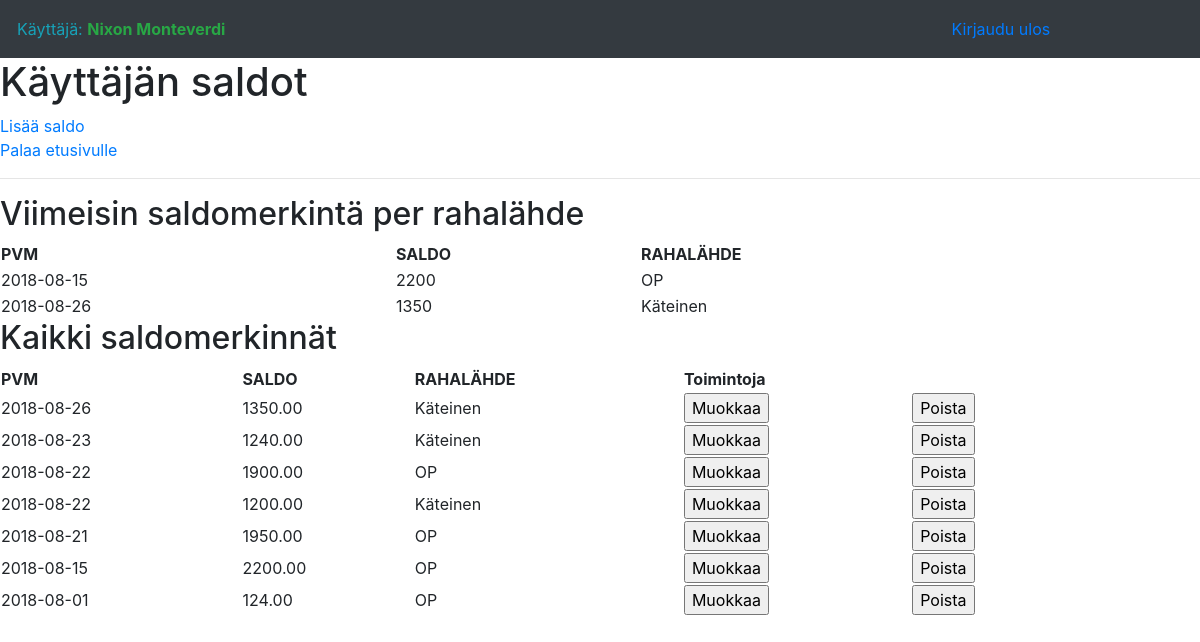
The app's page /saldo (signed in), older data.
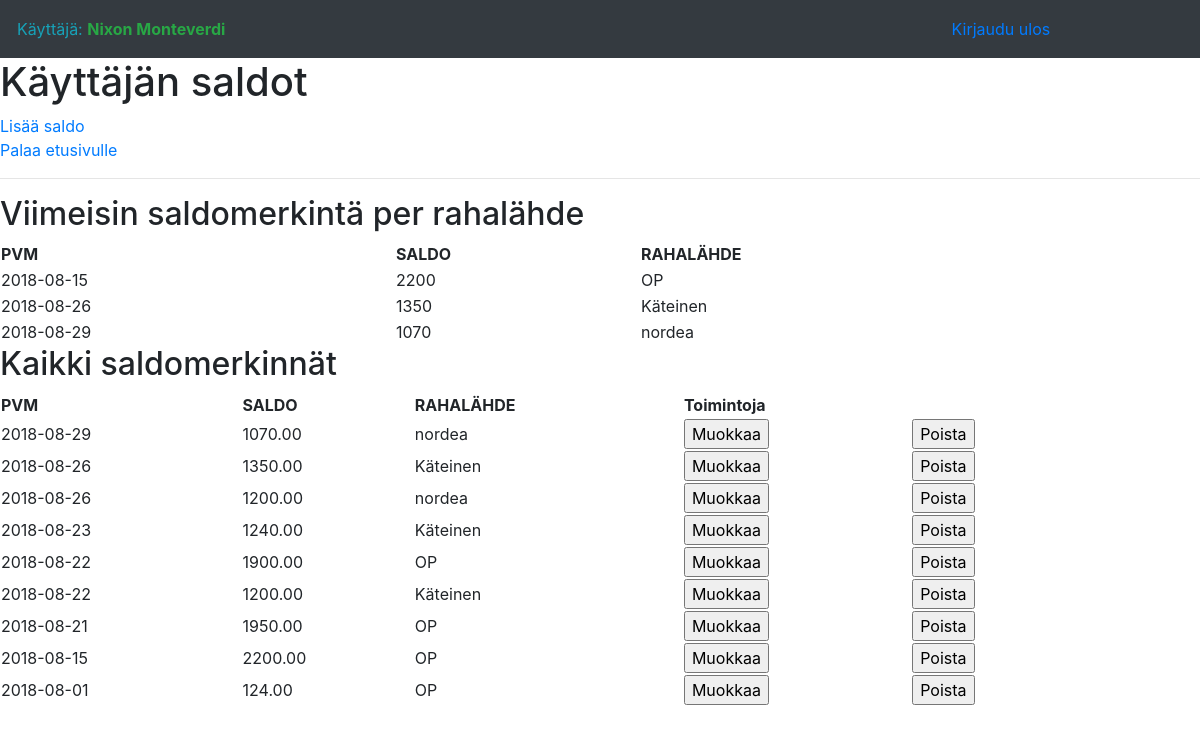
The same page, newer data.
### application/auth/models.py (models this page shows, shortened)
class User(db.Model):
    __tablename__ = "account"
    id = db.Column(db.Integer, primary_key=True)
    date_created = db.Column(db.DateTime, default=db.func.current_timestamp())
    date_modified = db.Column(db.DateTime, default=db.func.current_timestamp(),
                              onupdate=db.func.current_timestamp())
    name = db.Column(db.String(144), nullable=False)
    username = db.Column(db.String(144), nullable=False)
    password = db.Column(db.String(144), nullable=False)
    active = db.Column(db.Boolean)
    admin = db.Column(db.Boolean)

### application/saldo/models.py (models this page shows, shortened)
class Saldo(db.Model):
    __tablename__ = "saldo"
    sa_id_pk = db.Column(db.Integer, primary_key=True)
    sa_created = db.Column(db.DateTime, default=db.func.current_timestamp())
    sa_modified = db.Column(db.DateTime, default=db.func.current_timestamp(),
                              onupdate=db.func.current_timestamp())
    sa_date = db.Column(db.Date, nullable=False)
    sa_amount = db.Column(db.Numeric(10,2), nullable=False)
    ms_id_fk = db.Column(db.Integer,db.ForeignKey('money_source.ms_id_pk'))
    acc_id_fk = db.Column(db.Integer, db.ForeignKey('account.id'),
                           nullable=False)

### application/moneysource/models.py (models this page shows, shortened)
class Moneysource(db.Model):
    __tablename__ = "money_source"
    ms_id_pk = db.Column(db.Integer, primary_key=True)
    ms_name = db.Column(db.String(255), nullable=False)
    ms_extrainfo = db.Column(db.String(255), nullable=True)
    acc_id_fk = db.Column(db.Integer, db.ForeignKey('account.id'),
                           nullable=False)

### application/saldo/views.py (the view)
@app.route("/saldo", methods=["GET","POST"])
@login_required
def saldo():
    sql = "select max(sa_date) as sa_date,sa_amount,ms_name from "
    sql += "( select max(sa_id_pk) as sa_id_pk,ms_id_fk from saldo group by ms_id_fk ) r "
    sql += "inner join saldo s on s.sa_id_pk = r.sa_id_pk "
    sql += "inner join money_source ms on s.ms_id_fk = ms.ms_id_pk "
    sql += "where s.acc_id_fk = " + str(current_user.id) + " "
    sql += "group by sa_amount,ms_name order by sa_amount desc"
    print("******** SQL: " + sql + " **********")
    saldo_latest = db.engine.execute(text(sql))
    saldo_all = db.session.query(Saldo.sa_id_pk,Saldo.sa_date,Saldo.sa_amount,Moneysource.ms_name).join(Moneysource).filter(Saldo.acc_id_fk==current_user.id).filter(Saldo.ms_id_fk==Moneysource.ms_id_pk).order_by(Saldo.sa_date.desc())
    return render_template("saldo/saldo.html", saldos_latest = saldo_latest, saldos_all = saldo_all)

### application/__init__.py (called while the page is built)
@login_manager.user_loader
def load_user(user_id):
    return User.query.get(user_id)

### application/templates/saldo/saldo.html (shortened to what this page needs)
{% extends "layout.html" %} {% block body %}
<h1>Käyttäjän saldot</h1>
<a href="{{ url_for('add_saldo') }}">Lisää saldo</a>
<br />
<a href="{{ url_for('booking_index') }}">Palaa etusivulle</a>
<hr />
<h2>Viimeisin saldomerkintä per rahalähde</h2>
<table border="0" width="90%">
    <tr>
        <th>PVM</th>
        <th>SALDO</th>
        <th>RAHALÄHDE</th>
    </tr>
    {% for saldo in saldos_latest %}
    <tr>
        <td>{{ saldo.sa_date }}</td>
        <td>{{ saldo.sa_amount }}</td>
        <td>{{ saldo.ms_name }}</td>
    </tr>
    {% endfor %}
</table>
<h2>Kaikki saldomerkinnät</h2>
<table border="0" width="90%">
    <tr>
        <th>PVM</th>
        <th>SALDO</th>
        <th>RAHALÄHDE</th>
        <th colspan="2" align="center">
            Toimintoja
            <br />
        </th>
    </tr>
    {% for saldo in saldos_all %}
    <tr>
        <td>{{ saldo.sa_date }}</td>
        <td>{{ saldo.sa_amount }}</td>
        <td>{{ saldo.ms_name }}</td>
        <td>
            <form method="POST" action="{{ url_for('modify_saldo', sa_id=saldo.sa_id_pk) }}">
                <input type="submit" value="Muokkaa" />
            </form>
        </td>
        <td>
            <form method="POST" OnClick="return confirm('Oletko varma että haluat poistaa saldon?')" action="{{ url_for('remove_saldo', sa_id=saldo.sa_id_pk) }}">
                <input type="submit" value="Poista" />
            </form>
        </td>
    </tr>
    {% endfor %}
</table>
{% endblock %}

### application/templates/layout.html (shortened to what this page needs)
<!DOCTYPE html>
<html lang="fi">
<head>
  <link rel="stylesheet" media="screen" href = "{{ url_for('static', filename='bootstrap/css/bootstrap.min.css') }}">
</head>
<body>
    <nav class="navbar navbar-expand-lg navbar-dark bg-dark static-top">
  {% if current_user.is_authenticated %}
  <table width=90% border="0">
    <tr>
      <td align="left" width="50%"><span class="text-info">Käyttäjä:</span>
        <b class="text-success">{{ current_user.name }}</b>
      </td>
      <td align="right">
          <a class="nav-link" href="{{ url_for('auth_logout') }}">Kirjaudu ulos
            </a>
      </td>
    </tr>
  </table>
</nav>
  {% endif %} {% block body %}{% endblock %}
</body>
</html>

Row changes from the older to the newer data that the page shows:
added Saldo: sa_date "2018-08-29", sa_amount "1070.00", ms_name "nordea"
added Saldo: sa_date "2018-08-26", sa_amount "1200.00", ms_name "nordea"
Text that changed along with them:
new list line: "2018-08-29 1070 nordea"
